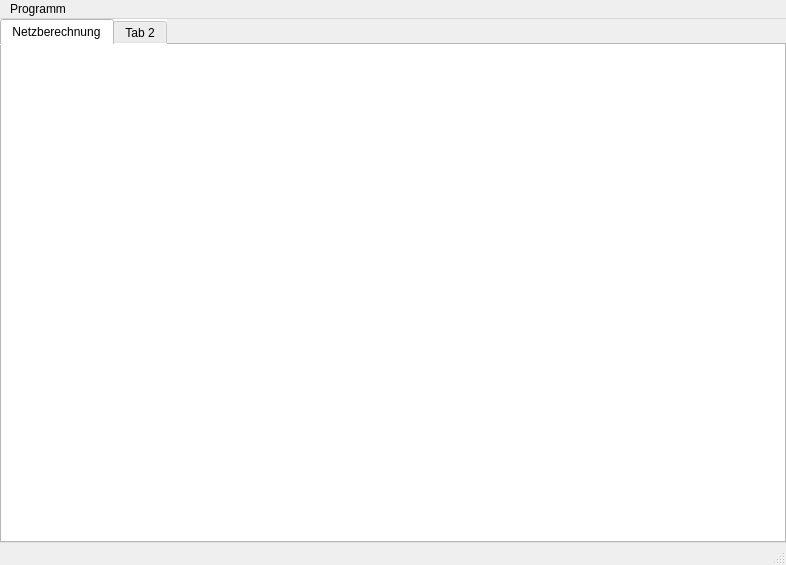
<?xml version="1.0" encoding="UTF-8"?>
<ui version="4.0">
 <class>MainWindow</class>
 <widget class="QMainWindow" name="MainWindow">
  <property name="geometry">
   <rect>
    <x>0</x>
    <y>0</y>
    <width>786</width>
    <height>565</height>
   </rect>
  </property>
  <property name="windowTitle">
   <string>Netzsimulation</string>
  </property>
  <widget class="QWidget" name="centralWidget">
   <layout class="QGridLayout" name="gridLayout">
    <property name="leftMargin">
     <number>0</number>
    </property>
    <property name="topMargin">
     <number>0</number>
    </property>
    <property name="rightMargin">
     <number>0</number>
    </property>
    <property name="bottomMargin">
     <number>0</number>
    </property>
    <item row="0" column="0">
     <widget class="QTabWidget" name="tabWidget">
      <property name="styleSheet">
       <string notr="true">background-color: white;
</string>
      </property>
      <property name="currentIndex">
       <number>0</number>
      </property>
      <property name="tabsClosable">
       <bool>false</bool>
      </property>
      <widget class="QWidget" name="tab_Netzberechnung">
       <attribute name="title">
        <string>Netzberechnung</string>
       </attribute>
       <layout class="QGridLayout" name="gridLayout_2">
        <property name="leftMargin">
         <number>0</number>
        </property>
        <property name="topMargin">
         <number>0</number>
        </property>
        <property name="rightMargin">
         <number>0</number>
        </property>
        <property name="bottomMargin">
         <number>0</number>
        </property>
        <item row="0" column="0">
         <widget class="Netzberechnung" name="widget_Netzberechnung" native="true"/>
        </item>
       </layout>
      </widget>
      <widget class="QWidget" name="tab_2">
       <attribute name="title">
        <string>Tab 2</string>
       </attribute>
      </widget>
     </widget>
    </item>
   </layout>
  </widget>
  <widget class="QMenuBar" name="menuBar">
   <property name="geometry">
    <rect>
     <x>0</x>
     <y>0</y>
     <width>786</width>
     <height>22</height>
    </rect>
   </property>
   <widget class="QMenu" name="menuProgramm">
    <property name="title">
     <string>Programm</string>
    </property>
    <addaction name="actionLastgang_rechnen"/>
   </widget>
   <addaction name="menuProgramm"/>
  </widget>
  <widget class="QStatusBar" name="statusBar"/>
  <action name="actionLastgang_rechnen">
   <property name="text">
    <string>Lastgang rechnen</string>
   </property>
  </action>
 </widget>
 <layoutdefault spacing="6" margin="11"/>
 <customwidgets>
  <customwidget>
   <class>Netzberechnung</class>
   <extends>QWidget</extends>
   <header>netzberechnung.h</header>
   <container>1</container>
  </customwidget>
 </customwidgets>
 <resources/>
 <connections/>
</ui>
